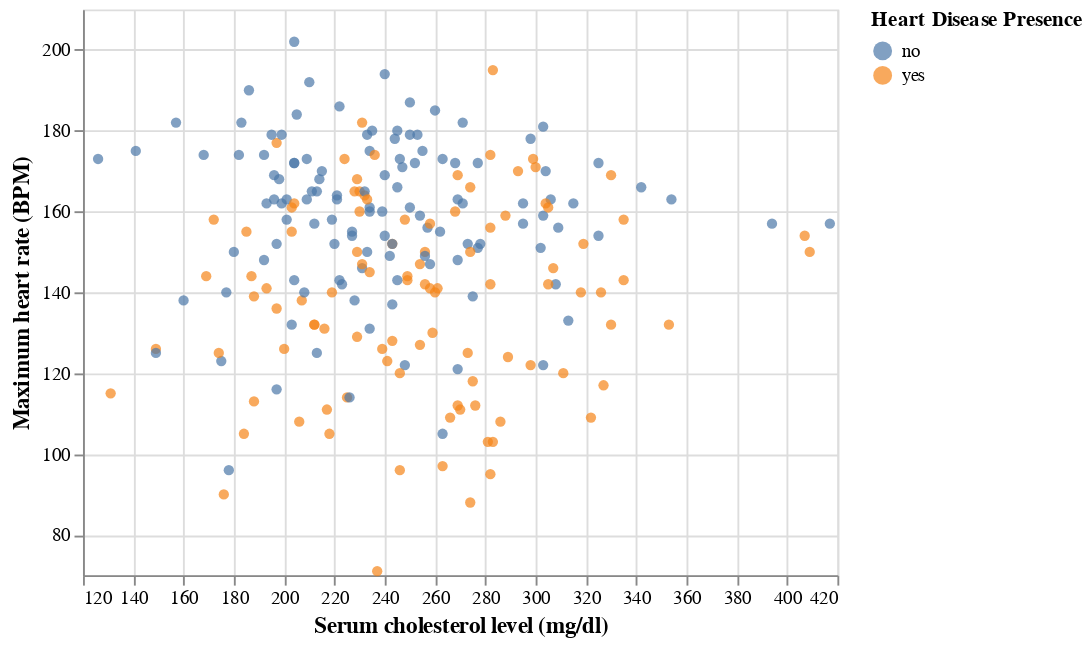

The code cell stored with this chart in its notebook:
### Code cell
chol_vs_max_htrt = (
    alt.Chart(hd_general)
    .mark_circle()
    .encode(
        x=alt.X("chol", title="Serum cholesterol level (mg/dl)", scale=alt.Scale(zero=False)),
        y=alt.Y("max_heart_rate", title="Maximum heart rate (BPM)", scale=alt.Scale(zero=False)),
        color=alt.Color("heart_disease_presence", title="Heart Disease Presence")
    )
).configure_axis(titleFontSize=12)
chol_vs_max_htrt

### Figure 1 — Vega-Lite specification as saved in the notebook (floating-point values rounded to 4 significant figures; data arrays with more than 128 entries replaced by an {"elided": "..."} marker saying what was removed)
{"config": {"view": {"continuousWidth": 400, "continuousHeight": 300}, "axis": {"titleFontSize": 12}}, "data": {"name": "data-dad18485262603f87de2d54e8f874952"}, "mark": "circle", "encoding": {"color": {"field": "heart_disease_presence", "title": "Heart Disease Presence", "type": "nominal"}, "x": {"field": "chol", "scale": {"zero": false}, "title": "Serum cholesterol level (mg/dl)", "type": "quantitative"}, "y": {"field": "max_heart_rate", "scale": {"zero": false}, "title": "Maximum heart rate (BPM)", "type": "quantitative"}}, "$schema": "https://vega.github.io/schema/vega-lite/v4.17.0.json", "datasets": {"data-dad18485262603f87de2d54e8f874952": {"elided": "222 records"}}}
